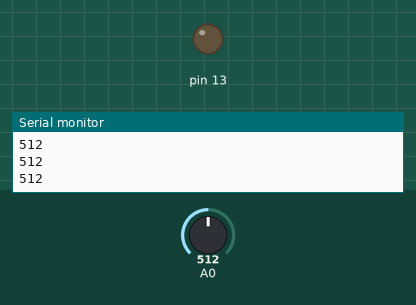
Recording of a sketch running on a simulated Arduino Uno, built with avr-gcc and run on an emulated ATmega328P. Shown: output pins drawn as LEDs (lit = HIGH), the last lines printed to the serial monitor. The inputs (shaded band) are chosen by the test bench; at power-on: A0 = 512.

Above: at 1.2 s.
1.3 s: A0 set to 407
2.8 s: A0 set to 389
At 3.4 s:
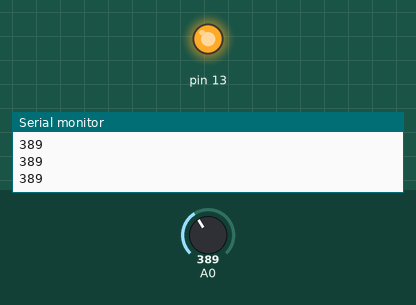
4.4 s: A0 set to 410
At 4.8 s:
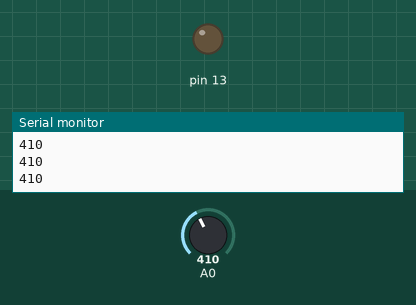
6.0 s: A0 set to 390
At 7.3 s:
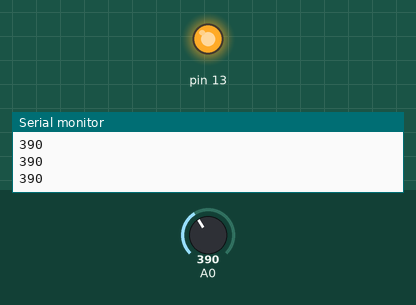
Timing chart, 0 to 8.6 s (numbered marks = the images above; inputs shaded):
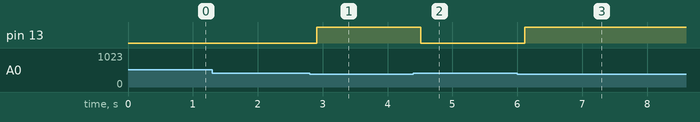

The sketch:

SoilCode.ino
```cpp
void setup() {
  // initialize serial communication at 9600 bits per second:
  Serial.begin(9600);
  pinMode(13,OUTPUT);
}


void loop() {
  // read the input on analog pin 0:
  int sensorValue = analogRead(A0);
  Serial.println(sensorValue);
  delay(100);

  if(sensorValue < 400){
    digitalWrite(13,HIGH);
  }
  else{
    digitalWrite(13,LOW);
  }
}
```

Measured:
- the behaviour switches between 400 and 399 on A0 (found by bisection; images 0 and 1)
- after the input at 2.8 s, pin 13: LOW → HIGH after 0.11 s
- after the input at 4.4 s, pin 13: HIGH → LOW after 0.11 s
- after the input at 6.0 s, pin 13: LOW → HIGH after 0.12 s
